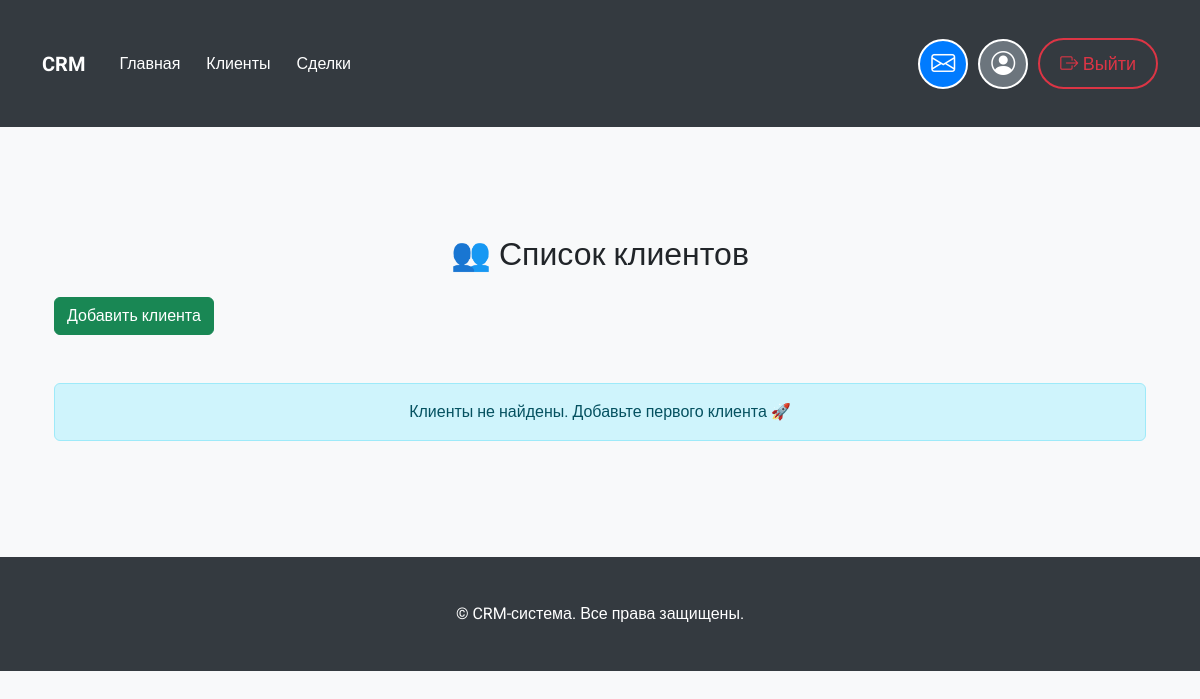
Page /clients/ (signed in) on the earlier database version.
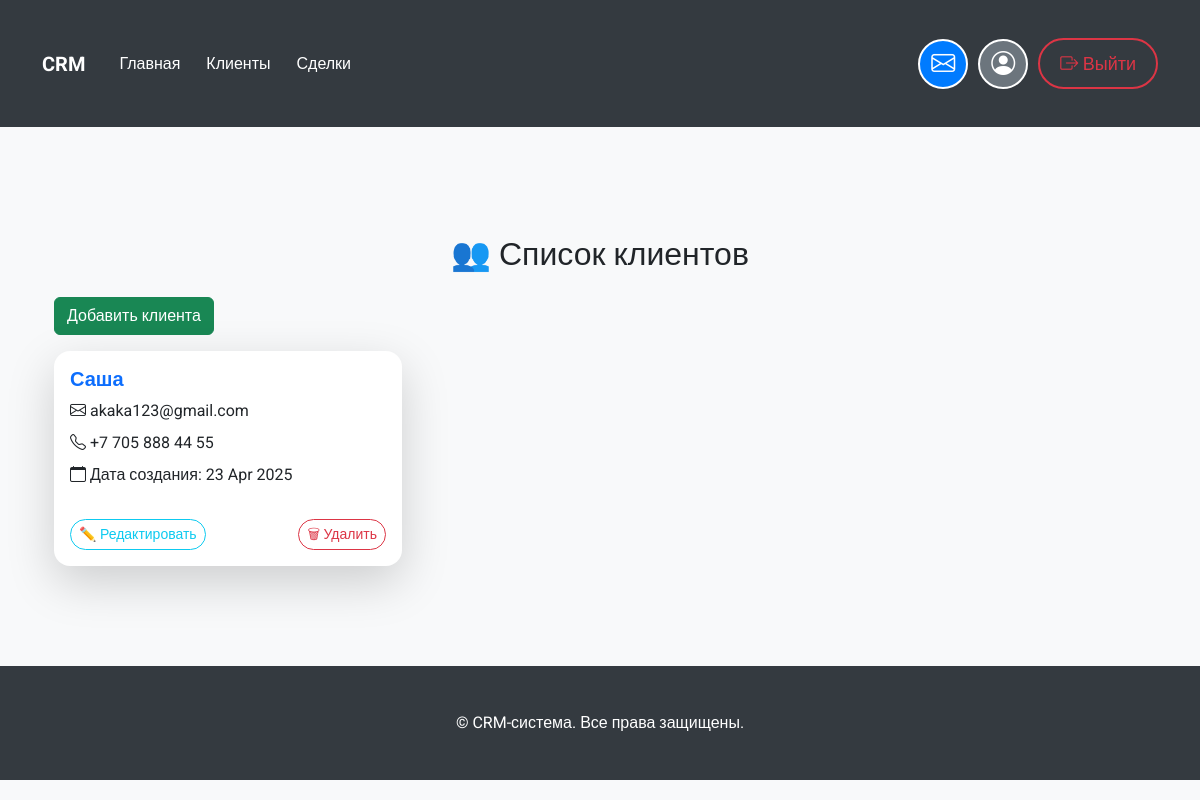
Same page on the later database version.
### crm/models.py (models this page shows, shortened)
class Client(models.Model):
    name = models.CharField(max_length=200, verbose_name=_('Client Name'))
    email = models.EmailField(unique=True, verbose_name=_('Email Address'))
    phone = models.CharField(max_length=20, verbose_name=_('Phone Number'))
    address = models.TextField(max_length=500, blank=True, null=True, verbose_name=_('Address'))
    created_at = models.DateTimeField(auto_now_add=True, verbose_name=_('Created At'))  # Автоматическое заполнение текущей даты и времени
    created_by = models.ForeignKey(
        settings.AUTH_USER_MODEL,  # Используем кастомную модель пользователя
        on_delete=models.SET_NULL,
        null=True,
        related_name='created_clients',
        verbose_name=_('Created By')
    )
    class Meta:
        verbose_name = _('Client')
        verbose_name_plural = _('Clients')
        ordering = ['-created_at']

### crm/views.py (the view)
# urls.py: path('clients/', views.client_list, name='client_list'),
@login_required
def client_list(request):
    clients = Client.objects.all()
    return render(request, 'crm/client_list.html', {'clients': clients})

### crm/templates/crm/client_list.html (shortened to what this page needs)
{% extends 'base.html' %}
{% block content %}
<div class="container mt-5">
    <h2 class="mb-4 text-center">👥 Список клиентов</h2>
    <div class="mb-3">
        <a href="{% url 'add_client' %}" class="btn btn-success">Добавить клиента</a>
    </div>
    {% if clients %}
        <div class="row row-cols-1 row-cols-md-2 row-cols-lg-3 g-4">
            {% for client in clients %}
                <div class="col">
                    <div class="card h-100 shadow-lg border-0 rounded-4">
                        <div class="card-body">
                            <h5 class="card-title fw-bold text-primary">{{ client.name }}</h5>
                            <p class="card-text mb-2"><i class="bi bi-envelope"></i> {{ client.email }}</p>
                            <p class="card-text mb-2"><i class="bi bi-telephone"></i> {{ client.phone }}</p>
                            <p class="card-text mb-2"><i class="bi bi-calendar"></i> Дата создания: {{ client.created_at|date:"d M Y" }}</p>
                        </div>
                        <div class="card-footer bg-transparent border-0 d-flex justify-content-between px-3 pb-3">
                            <a href="{% url 'edit_client' client.id %}" class="btn btn-sm btn-outline-info rounded-pill">✏️ Редактировать</a>
                            <button class="btn btn-sm btn-outline-danger rounded-pill" data-bs-toggle="modal" data-bs-target="#deleteModal{{ client.id }}">🗑 Удалить</button>
                        </div>
                    </div>
                </div>
            {% endfor %}
        </div>
    {% else %}
        <div class="alert alert-info text-center mt-5">
            Клиенты не найдены. Добавьте первого клиента 🚀
        </div>
    {% endif %}
</div>
{% endblock %}

Differences in the rows shown:
added Client: name "Саша", email "akaka123@gmail.com", phone "+7 705 888 44 55", created_at "23 Apr 2025"
Other differences:
text no longer shown: "Клиенты не найдены. Добавьте первого клиента 🚀"
